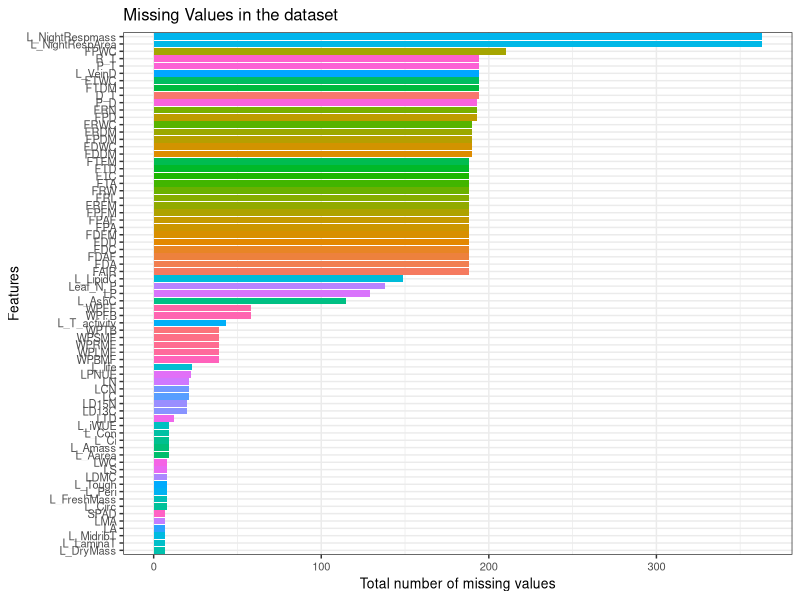
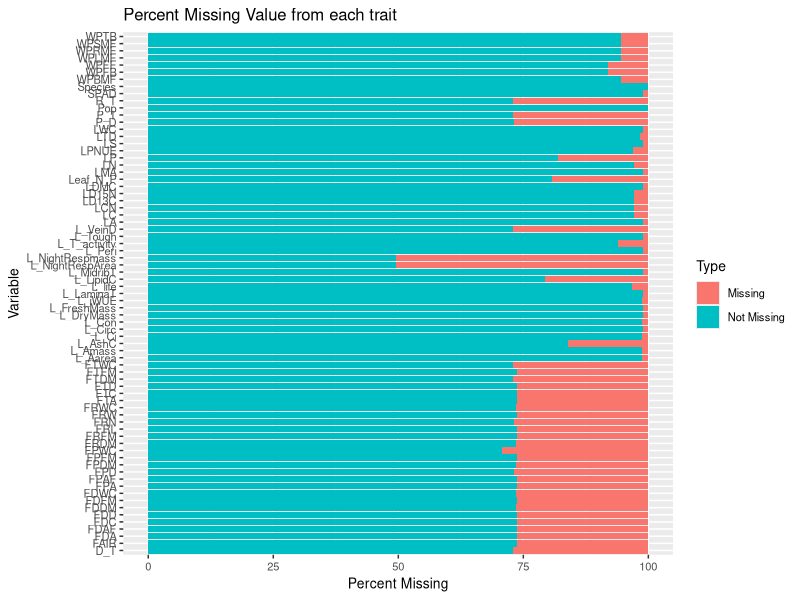

Source code (R) for these figures, in order: (Note: this script raises an error after producing the figures.)

####  

rm(list = ls())

packages <- list("here","tidyverse","naniar","ggplot2","randomForest","caret","readxl")


lapply(packages, require,character.only=T)

Sunflower_traits <- read_excel(here("Datasets and Tables","CombinedTraitDataset_ForSam_12.20.20.xlsx"))


#### removing the columns which we don't need ### 

Sunflower_traits <- Sunflower_traits %>% 
  dplyr::select(-c(Year,PlantID,Block,Number))


### now renaming the columns ### 

New_names <- c("Species","Pop","SPAD","L_Aarea","L_Amass","L_Con","L_Ci",
               "L_iWUE","L_NightRespArea","L_NightRespmass","LA",
               "L_Peri","L_Circ","LS","LMA","L_FreshMass","L_DryMass",
               "LWC","LDMC","L_MidribT","L_LaminaT","L_Tough","L_life",
               "LN","LD15N","LPNUE","LC","LD13C","LCN","LP","Leaf_N_P",
               "L_VeinD","L_T_activity","LTD","L_LipidC","L_AshC","WPTB",
               "WPBMF","WPSMF","WPLMF","WPRMF","WPFB","WPFF","FPFM","FDFM",
               "FRFM","FTFM","FPDM","FDDM","FRDM","FTDM","FPWC","FDWC","FRWC",
               "FTWC","P_D","P_T","D_T","R_T","FRL","FRW","FDD","FDC","FTD",
               "FTC","FTA","FDA","FPA","FRN","FPD","FAIR","FPAF","FDAF")


Old_names <- colnames(Sunflower_traits)


#### renaming the names of the dataframe ##### 

Sunflower_traits <- Sunflower_traits %>% rename_at(vars(Old_names), ~ New_names)

### First changing H. agrestis, H. argophyllus to H_agrestis, H_argophyllus 

Sunflower_traits$Species <- gsub(". ","_",Sunflower_traits$Species)

### converting every ".", into NA in the trait columns 

Sunflower_traits[Sunflower_traits == "."] <- NA

### 

total_cells <- prod(dim(Sunflower_traits %>% select(-Species))) 

missing_cells <- sum(is.na(Sunflower_traits %>% select(-Species)))

# calculating percentage of missing values
percentage_missing <- (missing_cells * 100 )/(total_cells)

percentage_missing 

#### Missing values in the data 
## #### Missing values in the data
## credit for this workflow goes to James Laufer's blog ## 
## https://jenslaufer.com/data/analysis/visualize_missing_values_with_ggplot.html#:~:text=You%20can%20use%20the%20gather,where%20the%20value%20is%20missing.


Missing_values <-Sunflower_traits %>%
                 gather(key = "key", value = "val") %>%
                 mutate(is.missing = is.na(val)) %>%
                 group_by(key, is.missing) %>%
                 summarise(num.missing = n()) %>%
                 filter(is.missing==T) %>%
                 select(-is.missing) %>%
                 arrange(desc(num.missing)) 


## Now make a plot ## number of missing values for specific traits ###

ggplot(data = Missing_values,
       aes(x=reorder(key,num.missing), y = num.missing, fill = key)) +
       geom_bar(stat = "identity") + 
       labs(x= "Features", y= "Total number of missing values") +
       coord_flip() + 
       theme_bw() + 
       theme(legend.position = "none") + 
       ggtitle("Missing Values in the dataset") +
       theme(text = element_text(size = 10)) 


### Percent missing for each trait ###

Missing_percent <- Sunflower_traits %>%
                  gather(key = "key", value = "val") %>%
                  mutate(isna = is.na(val)) %>%
                  group_by(key) %>%
                  mutate(total = n()) %>%
                  group_by(key, total, isna) %>%
                  summarise(num.isna = n()) %>%
                  mutate(pct = num.isna / total * 100) %>%
                  mutate(Type = case_when(isna == "FALSE" ~ "Not Missing",
                                          isna == "TRUE" ~ "Missing"))
  


ggplot(Missing_percent, aes(fill=Type, y=pct, x=key)) + 
  geom_bar(position='stack', stat='identity') +
  labs(x = "Variable", y = "Percent Missing") +
  coord_flip() +
  ggtitle("Percent Missing Value from each trait") +
  theme(text = element_text(size = 10))


here("Figures")

ggsave("C:/Users/samba/Documents/Chapter_1_Analysis/Figures/Figure S1.svg",
       dpi=300)


##### Converting the Species and Pop column to a factor ###

Sunflower_traits$Species <- factor(Sunflower_traits$Species) 

Sunflower_traits$Pop <- factor(Sunflower_traits$Pop) 

### converting all other columns into a numeric column ##

Sunflower_traits <- Sunflower_traits %>%
  mutate_if(is.character,as.numeric)

### Divide the dataset into a training and test set ###


s <- createDataPartition(y=Sunflower_traits$Species, p=0.70, list = F)
train <- Sunflower_traits[s,]
test <- Sunflower_traits[-s,]

#### removing the Pop column from both train and test putting it in a different dataframe ###

pop_train <- data.frame(Pop = train$Pop) 

train <- train %>% dplyr::select(-c(Pop))

test <- test %>% dplyr::select(-c(Pop))


### Now impute using random forest ### 
set.seed(1234)
train_imputed <- rfImpute(Species~.,train)

set.seed(1234)
test_imputed <- rfImpute(Species~.,test)

###### writing this out ####

here("Datasets and Tables")

write.csv(train_imputed,"C:/Users/samba/Documents/Chapter_1_Analysis/Datasets and Tables/train_imputed.csv",
          row.names = FALSE)

write.csv(test_imputed,"C:/Users/samba/Documents/Chapter_1_Analysis/Datasets and Tables/test_imputed.csv",
          row.names=FALSE)

## adding the pop column to the training data and calling it Sunflower_train###

Sunflower_train <- data.frame(Pop = pop_train$Pop,
                              train_imputed)

### write this dataframe out to analyze variance partitioning #### 

write.csv(Sunflower_train,"C:/Users/samba/Documents/Chapter_1_Analysis/Datasets and Tables/Sunflower_train.csv",
          row.names = FALSE)

